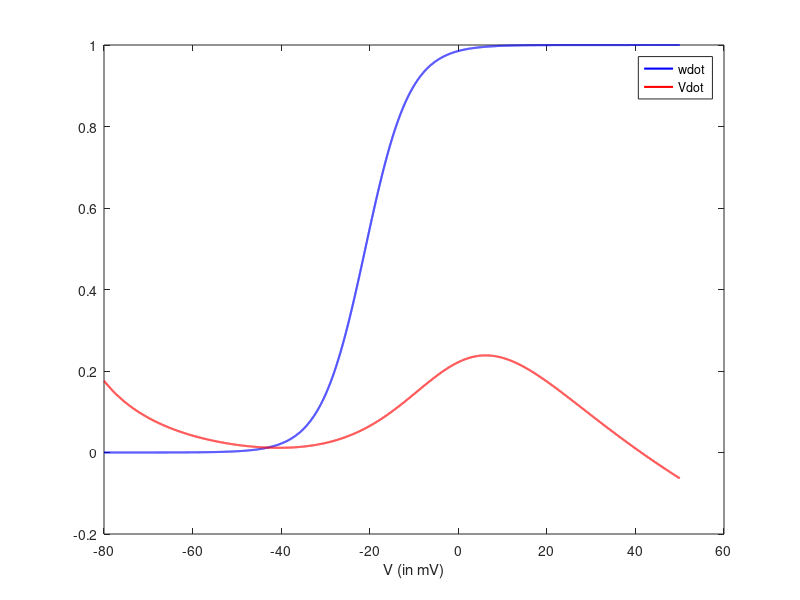

The MATLAB script that drew this image:
clear all

I = 50;

Ena = 50;
Ek = -100;
El = -70;
gf = 20;
gs = 20;
gl = 2;
phiw = 0.15;
C = 2;
bm = -1.2;
gm = 18;
gw = 10;
bw = -21; 
V = -80:0.01:50;

minf = (1 + tanh((V-bm)/gm))*0.5;
wdot = 0.5*(1+(tanh((V - bw)/gw)));

Vdot = (I - gf.*minf.*(V- Ena) - gl.*(V-El))./(gs.*(V-Ek))

figure; plot(V,wdot,'b','Linewidth',1.5); 
hold on; 
plot(V,Vdot,'r','Linewidth',1.5)

xlabel('V (in mV)')
legend('wdot','Vdot')

